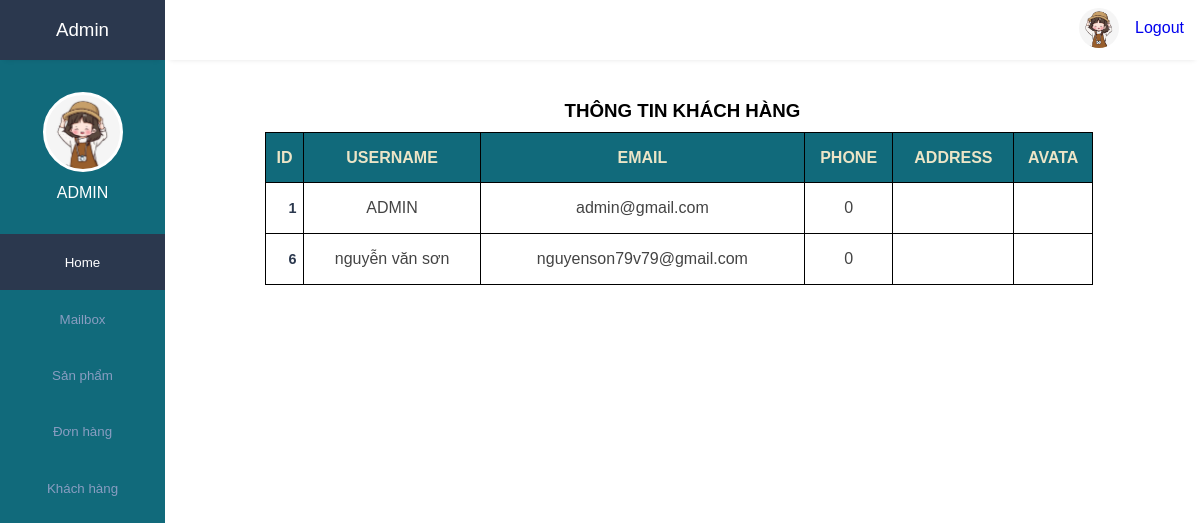
/admin/index.php?act=qltaikhoan (signed in), run on the app's committed database.
### tables this page shows
CREATE TABLE `users` (
  `id` int(20) NOT NULL,
  `username` varchar(100) NOT NULL,
  `email` varchar(100) NOT NULL,
  `phone` int(10) NOT NULL,
  `address` varchar(50) NOT NULL,
  `password` varchar(100) NOT NULL,
  `user_type` varchar(20) NOT NULL DEFAULT 'user',
  `image` varchar(100) NOT NULL
);

### admin/view/qltaikhoan.php (the view, shortened to what this page needs)
<body>
    <main class="qltk">
        <h3 align="center" >THÔNG TIN KHÁCH HÀNG</h3>
        <table align="center" cellpadding=0 cellspacing=0>
            <tr>
                <th>ID</th>
                <th>USERNAME</th>
                <th>EMAIL</th>
                <th>PHONE</th>
                <th>ADDRESS</th>
                <th>AVATA</th>
            </tr>
            <?php
                $conn = mysqli_connect("localhost","root","","dbtrangsuc");
                $sql = "SELECT * FROM users";
                $result=mysqli_query($conn,$sql);
                while($row=mysqli_fetch_assoc($result)){
                    $id = $row['id'];
                    $username = $row['username'];
                    $email = $row['email'];
                    $img = $row['image'];
                    $address = $row['address'];
                    $phone = $row['phone'];
            ?>
            <tr>
                <td><?php echo $id ?></td>
                <td><?php echo $username ?></td>
                <td><?php echo $email ?></td>
                <td><?php echo $phone?></td>
                <td><?php echo $address?></td>
                <td><?php echo $img ?></td>
            </tr>
            <?php } ?>
        </table>
    </main>
</body>

### public/css/admin.css (style rules this page uses)
:root { --main-color: #2B384E; --color-dark: #116A7B; --text-grey: #B0B0B0; }
* { margin: 0; padding: 0; text-decoration: none; list-style-type: none; box-sizing: border-box; font-family: 'Merriweather', sans-serif; }
main { margin-top: 60px; }
table { border-collapse: collapse; }
table tbody td { padding: 1rem 0rem; color: #444; }
table tbody td:first-child { padding-left: 1rem; color: var(--main-color); font-weight: 600; font-size: .9rem; }
table tbody tr { border-bottom: 1px solid #dee2e8; }

### admin/view/qltaikhoan.php (style rules this page uses)
.qltk { margin-top: 100px; font-family: 'Roboto', sans-serif; }
.qltk table { width: 80%; border: 1px solid black; margin: 10px 0px 0px 100px; }
.qltk table th { border: 1px solid black; height: 50px; background-color: #116A7B; color: #ECE5C7; }
.qltk table td { text-align: center; border: 1px solid black; height: 50px; }

### data on the page
users: id "1", username "ADMIN", email "admin@gmail.com", phone "0"
users: id "6", username "nguyễn văn sơn", email "nguyenson79v79@gmail.com", phone "0"

### other printed values
$_SESSION['admin_name'] "ADMIN"
